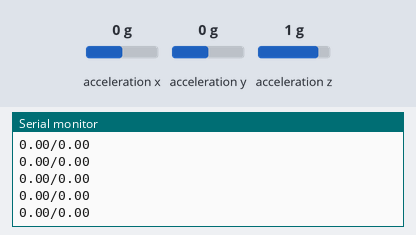
Simulated run of this sketch. Board: Arduino Uno, built with avr-gcc and run on an emulated ATmega328P. Shown: the last lines printed to the serial monitor. Wiring (inferred from the names in the program): ADXL345 accelerometer at I2C address 0x53. Inputs (shaded band) come from the test bench; at power-on: acceleration z 1 g, acceleration x 0 g, acceleration y 0 g.

Above: at 1.2 s.
1.3 s: acceleration z set to 0 g
At 2.4 s:
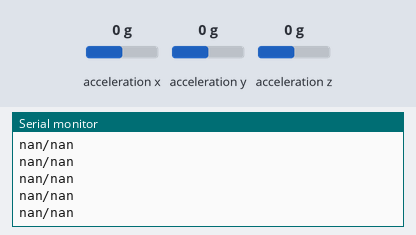
3.2 s: acceleration z set to -1.4 g
At 4.0 s:
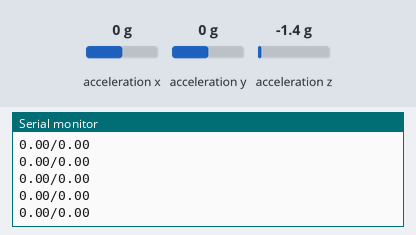
6.2 s: acceleration x set to -1.4 g
At 7.3 s:
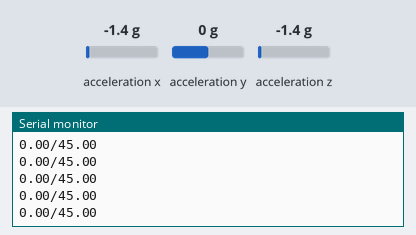
7.7 s: acceleration y set to -1.4 g
At 8.8 s:
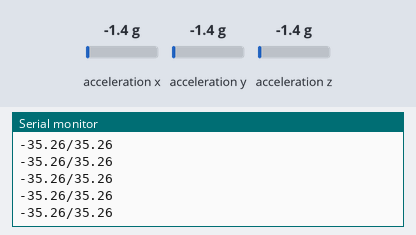
Timing chart, 0 to 10.2 s (numbered marks = the images above; inputs shaded):
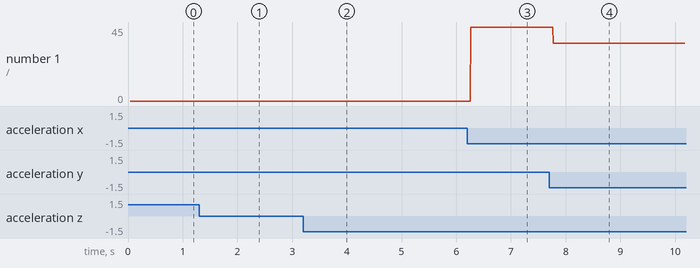

The sketch:

sendAccelReadingTo3DPlot.ino
```cpp
/*
    Arduino and ADXL345 Accelerometer - 3D Visualization Example
     by Dejan, https://howtomechatronics.com
*/
#include <Wire.h>  // Wire library - used for I2C communication

int ADXL345 = 0x53; // The ADXL345 sensor I2C address

float X_out, Y_out, Z_out;  // Outputs
float roll,pitch,rollF,pitchF=0;

void setup() {
  Serial.begin(9600); // Initiate serial communication for printing the results on the Serial monitor

  Wire.begin(); // Initiate the Wire library
  // Set ADXL345 in measuring mode
  Wire.beginTransmission(ADXL345); // Start communicating with the device
  Wire.write(0x2D); // Access/ talk to POWER_CTL Register - 0x2D
  // Enable measurement
  Wire.write(8); // Bit D3 High for measuring enable (8dec -> 0000 1000 binary)
  Wire.endTransmission();
  delay(10);

  //Off-set Calibration
  //X-axis
  Wire.beginTransmission(ADXL345);
  Wire.write(0x1E);
  Wire.write(1);
  Wire.endTransmission();
  delay(10);
  //Y-axis
  Wire.beginTransmission(ADXL345);
  Wire.write(0x1F);
  Wire.write(-2);
  Wire.endTransmission();
  delay(10);

  //Z-axis
  Wire.beginTransmission(ADXL345);
  Wire.write(0x20);
  Wire.write(-9);
  Wire.endTransmission();
  delay(10);
}

void loop() {
  // === Read acceleromter data === //
  Wire.beginTransmission(ADXL345);
  Wire.write(0x32); // Start with register 0x32 (ACCEL_XOUT_H)
  Wire.endTransmission(false);
  Wire.requestFrom(ADXL345, 6, true); // Read 6 registers total, each axis value is stored in 2 registers
  X_out = ( Wire.read() | Wire.read() << 8); // X-axis value
  X_out = X_out / 256; //For a range of +-2g, we need to divide the raw values by 256, according to the datasheet
  Y_out = ( Wire.read() | Wire.read() << 8); // Y-axis value
  Y_out = Y_out / 256;
  Z_out = ( Wire.read() | Wire.read() << 8); // Z-axis value
  Z_out = Z_out / 256;

  // Calculate Roll and Pitch (rotation around X-axis, rotation around Y-axis)
  roll = atan(Y_out / sqrt(pow(X_out, 2) + pow(Z_out, 2))) * 180 / PI;
  pitch = atan(-1 * X_out / sqrt(pow(Y_out, 2) + pow(Z_out, 2))) * 180 / PI;

  // Low-pass filter
  rollF = 0.94 * rollF + 0.06 * roll;
  pitchF = 0.94 * pitchF + 0.06 * pitch;

  Serial.print(roll);
  Serial.print("/");
  Serial.println(pitch);
}
```

interpretAccelerometer.ino
```cpp
// todo: ensure we are compatible with https://seeeddoc.github.io/Grove-3-Axis_Digital_Accelerometer-16g/

// todo: consider constant acceleration and decelleration
// i.e. from this person building a robot arm:
// https://www.youtube.com/watch?v=Im2Dnc9_Ifo

#define DEFAULT_FORCE 0
#define DEFAULT_MOTOR_STRENGTH 0
#define NUM_ACCELEROMETER_FLOATS 3 // (x,y,z)
#define INVALID_DOMAINS -1

#define X_INDEX 0
#define Y_INDEX 1
#define Z_INDEX 2

#include <math.h>

double forceToMotorStrength(double force)
{
    // in case we want to test by supplying Newtons or something similar,
    // we could convert that to motor strength
    return DEFAULT_FORCE;
}

/* Source: https://wizmoz.blogspot.com/2013/01/simple-accelerometer-data-conversion-to.html
Written for a ADXL345 accelerometer.
todo: verify if this is similar to the accelerometer we actually have
https://seeeddoc.github.io/Grove-3-Axis_Digital_Accelerometer-16g/
*/
double accelerationToAngle(double accelerometer_reading[NUM_ACCELEROMETER_FLOATS]) {
    /* example accelerometer_reading = adxl.get_Gxyz(xyz); */
    double xyz[3] = {accelerometer_reading[X_INDEX],
                     accelerometer_reading[Y_INDEX],
                     accelerometer_reading[Z_INDEX]};
    double ax, ay, az;
    ax = xyz[0];
    ay = xyz[1];
    az = xyz[2];
    double xAngle = atan( ax / (sqrt(pow(ay, 2) + pow(az, 2))));
    double yAngle = atan( ay / (sqrt(pow(ax, 2) + pow(az, 2))));
    double zAngle = atan( sqrt(pow(ax, 2) + pow(ay, 2)) / az);

    xAngle *= 180.00;   yAngle *= 180.00;   zAngle *= 180.00;
    xAngle /= 3.141592; yAngle /= 3.141592; zAngle /= 3.141592;
    // todo: figure out which angle our motor is acting in
    // for now just assuming its x
    return xAngle;
}

bool areLengthsMatching(int angle_ranges_arr[], int strengths_arr[], int num_strengths)
{
    if ((sizeof(angle_ranges_arr) / sizeof(int)) - 1 !=
        (sizeof(strengths_arr) / sizeof(int)) !=
        num_strengths)  {
        return false;
    } else {
        return true;
    }
}

float getMotorStrength(int angle_ranges_arr[], int strengths_arr[],
                       int strengths_length,
                       double accelerometer_reading[NUM_ACCELEROMETER_FLOATS])
{
    /*
    Use defined theta ranges to determine what motor strength to apply
    Example `angle_ranges_arr`: {0, 15, 30, 45, 60}
        I will just use every two with the first being non-inclusive
        and the last being inclusive.
        i.e. [0, 15), [15, 30), [30, 45)
    Example `strengths_arr`: {5000, 4000, 3000, 2000, 1000}
        So with the example angles above it would apply the following strengths
        for the given ranges
        5000: [0, 15)
        4000: [15, 30)
        3000: [30, 45)
        2000: [45, 60)
    */
    if (! areLengthsMatching(angle_ranges_arr, strengths_arr, strengths_length)) {
        return INVALID_DOMAINS;
    }

    double angle_reading = accelerationToAngle(accelerometer_reading);
    for (int i = 0; i < strengths_length; i ++) {
        int curr_min_angle = angle_ranges_arr[i];
        int curr_max_angle = angle_ranges_arr[i+1];
        int curr_strength = strengths_arr[i];
        if (curr_min_angle <= angle_reading < curr_max_angle) {
            return curr_strength;
        }
    }
    // if its not in any of the specified range,
    return DEFAULT_MOTOR_STRENGTH;
}
```

Measured:
- after the input at 1.3 s, the serial monitor: prints a new line after 0.07 s (image 1)
- after the input at 6.2 s, the serial monitor: prints a new line after 0.07 s (image 3)
- after the input at 7.7 s, the serial monitor: prints a new line after 0.08 s (image 4)
- plotted number 1: 0 → 45 after the input at 6.2 s, 45 → 35.26 after the input at 7.7 s
